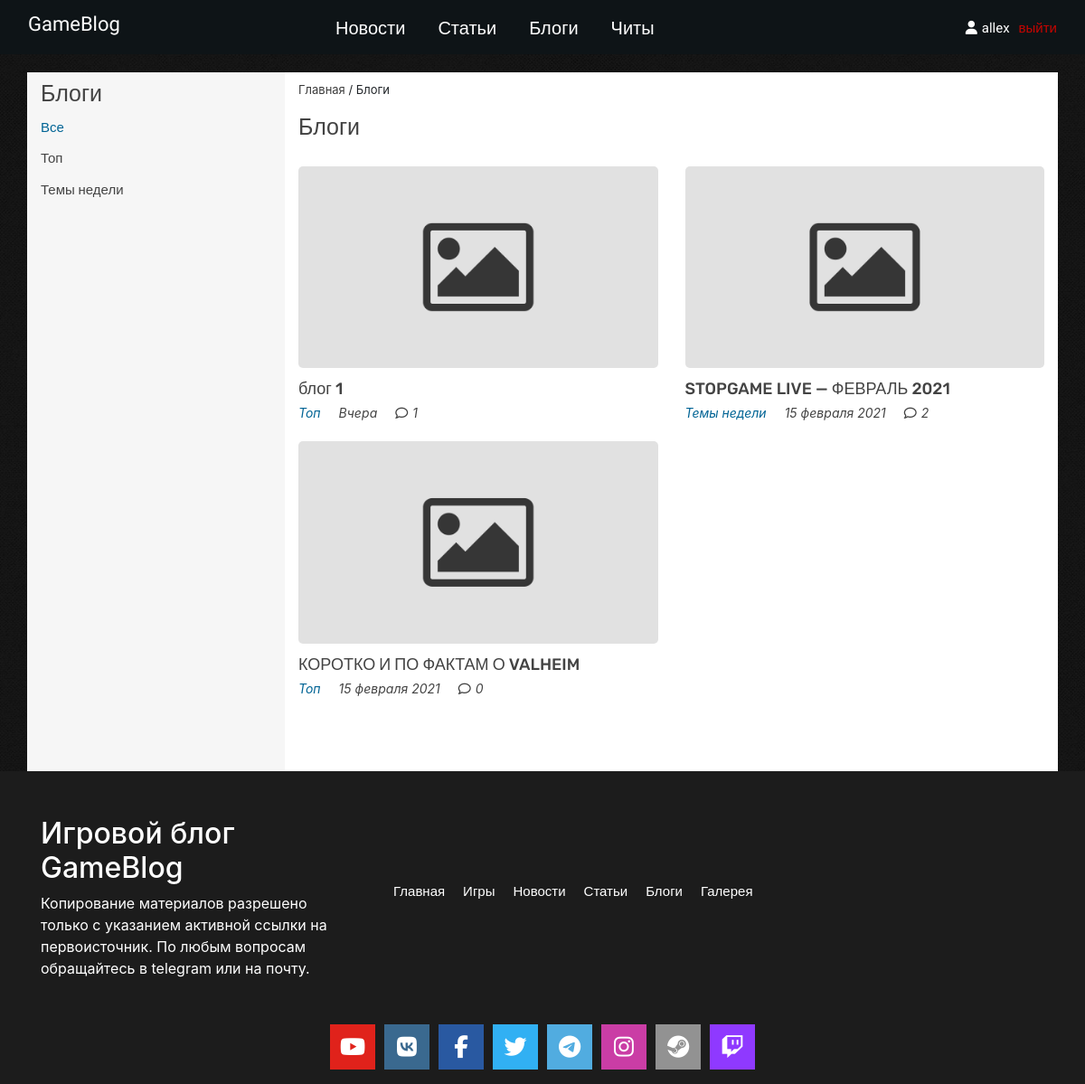
/blogs (signed in), run on the app's committed database.
### tables this page shows
CREATE TABLE `category` (
  `id` int(11) NOT NULL,
  `title` varchar(255) NOT NULL,
  `code` varchar(255) NOT NULL,
  `table_name` varchar(255) NOT NULL
);

CREATE TABLE `blogs` (
  `id` int(11) NOT NULL,
  `cat_id` int(11) NOT NULL,
  `title` varchar(255) NOT NULL,
  `description` text NOT NULL,
  `author` int(11) NOT NULL,
  `date` date NOT NULL,
  `image` varchar(255) NOT NULL,
  `meta_desc` text NOT NULL,
  `meta_keywords` text NOT NULL,
  `showSlider` int(11) NOT NULL DEFAULT 0
);

### public/index.php (called while the page is built, shortened)
<?php
$qStr = $_SERVER['QUERY_STRING'];
spl_autoload_register(function ($className){
    $className = ROOT .'/'. str_replace('\\', '/', $className) . '.php';
});
Router::dispatch($qStr);

### config/db.php (called while the page is built)
<?php
return [
    'dsn' => 'mysql:host=localhost;dbname=gameblog',
    'user' => 'root',
    'password' => 'root'
];

### app/controllers/BlogsController.php (called while the page is built, shortened)
<?php
class BlogsController extends AppController
{
    public function indexAction()
    {
        $blogs = new Blog();
        $page = isset($_GET['page']) ? (int)$_GET['page'] : 1;
        $perPage = 20;
        $total = $blogs->count();
        if ($total >= $perPage){
            $pagination = new Pagination($page, $perPage, $total);
            $start = $pagination->getStart();
            $allBlogs = $blogs->getAllLimit($start, $perPage);
        }
        else {
            $allBlogs = $blogs->getAll();
        }
        $allBlogs = $this->editNewDateArray($allBlogs);
        $categoryBlogs = $blogs->getCategory('category', 'blogs');
    }
}

### app/controllers/AppController.php (called while the page is built, shortened)
<?php
class AppController extends Controller
{
    private function setNewDate($date)
    {
        $newDate = date("j m Y", strtotime($date));
        $date_exp = explode(" ", $newDate);
        $month = [
            1 => 'января',
            2 => 'февраля',
            3 => 'марта',
            4 => 'апреля',
            5 => 'мая',
            6 => 'июня',
            7 => 'июля',
            8 => 'августа',
            9 => 'сентября',
            10 => 'октября',
            11 => 'ноября',
            12 => 'декабря'
        ];
        foreach ($month as $key => $value) {
            if ($key == intval($date_exp[1])) $month_name = $value;
        }
        if ($newDate == date("j m Y")) return 'Сегодня';
        elseif ($newDate == date("j m Y", strtotime('-1 day'))) return 'Вчера';
        else return $date_exp[0] .' '. $month_name .' '. $date_exp[2] ;
    }
    protected function editNewDateArray($array)
    {
        if (is_array($array)) {
            if (!empty($array)) {
                foreach ($array as $key => $new) {
                    $new['date'] = $this->setNewDate($new['date']);
                    $array[$key]['date'] = $new['date'];
                }
            }
        }
        return $array;
    }
}

### app/views/Blogs/index.php (the view, shortened to what this page needs)
<div class="container">
    <div class="row main-content-news">
        <div class="col-xs-12 col-sm-12 col-md-3 col-lg-3 sidebar">
            <span class="sidebar-title">Блоги</span>
            <div class="category-news">
                <ul class="category-news-list">
                    <li class="category-news_item"><a href="/blogs" class="active">Все</a></li>
                    <? foreach ($arrCategory as $category): ?>
                        <li class="category-news_item"><a href="/blogs/category/<?= $category['code'] ?>"><?= $category['title'] ?></a></li>
                    <? endforeach; ?>
                </ul>
            </div>
        </div>
        <div class="col-xs-12 col-sm-12 col-md-9 col-lg-9 article-news-content">
            <div class="block-breadcrumbs">
                <p class="wrapper_p"><a href="/">Главная</a> / Блоги</p>
            </div>
            <div class="article-news-title">
                <h1>Блоги</h1>
            </div>
            <div class="article-news">
                <div class="row">
                    <? if (!empty($allBlogs)): ?>
                        <? foreach ($allBlogs as $blog): ?>
                            <div class="col-xs-12 col-sm-12 col-md-6 col-lg-6 chit-post">
                                <a href="/blogs/detail/<?=$blog['num_id']?>">
                                    <? if(file_exists($_SERVER['DOCUMENT_ROOT'].PATH_IMAGE.'/'.$blog['image'])): ?>
                                        <img src="<?=PATH_IMAGE?>/<?=$blog['image']?>" class="chit-post__img" alt="<?=$blog['image']?>">
                                    <? else: ?>
                                        <img src="<?=NO_IMG?>" class="chit-post__img" alt="<?=$blog['image']?>">
                                    <? endif; ?>
                                    <div class="chit-post__name">
                                        <a href="/blogs/detail/<?=$blog['num_id']?>"><?= $blog['title'] ?></a>
                                    </div>
                                    <div class="chit-post__info">
                                        <div class="tags"><span><?=$blog['cat_title']?></span></div>
                                        <div class="day"><span><?= $blog['date'] ?></div>
                                        <div class="comments"><span><i class="fa fa-comment-o" aria-hidden="true"></i><?= $blog['comments'] ?></span></div>
                                    </div>
                                </a>
                            </div>
                        <? endforeach; ?>
                    <? else: ?>
                        <span class="no-records">Блогов еще нет. Но скоро появятся!</span>
                    <? endif; ?>
                </div>
            </div>
        </div>
    </div>
</div>

### public/css/style.css (style rules this page uses)
* { box-sizing: border-box; }
.active { color: #006495 !important; }
.blog_container { background: #171717 url(../images/bg.jpg) repeat top center; }
.main-content-news { margin-top: 20px; background: #fff; }
.sidebar { background: #f6f6f6; }
.sidebar .sidebar-title { display: block; margin-top: 5px; font-family: "Rubik", sans-serif; font-size: 25px; font-weight: 400; color: #434343; }
.sidebar .category-news-list { list-style: none; padding: 0; }
.sidebar .category-news-list .category-news_item { padding-top: 5px; padding-bottom: 5px; }
.sidebar .category-news-list .category-news_item a { font-family: "Roboto", sans-serif; font-size: 15px; font-weight: 500; color: #434343; position: relative; }
.sidebar .category-news-list .category-news_item a::before { content: ""; position: absolute; height: 2px; width: 100%; background: #006495; bottom: 0; margin-bottom: -2px; background: #006495; opacity: 0; transition: 0.5s ease; }
.article-news-content { background: #fff; }
.article-news-content .block-breadcrumbs { margin-top: 10px; margin-bottom: 10px; }
.article-news-content .block-breadcrumbs .wrapper_p { font-size: 13px; }
.article-news-content .block-breadcrumbs .wrapper_p a { color: #3b3b3b; }
.article-news-content .article-news-title h1 { font-size: 25px; font-family: "Rubik", sans-serif; color: #434343; }
.article-news-content .article-news { padding-bottom: 30px; }
.article-news-content .article-news .chit-post { margin-top: 20px; }
.article-news-content .article-news .chit-post__img { width: 100%; border-radius: 5px; }
.article-news-content .article-news .chit-post__name { margin-top: 10px; }
.article-news-content .article-news .chit-post__name a { font-family: "Rubik", sans-serif; font-size: 18px; color: #434343; font-weight: 500; }
.article-news-content .article-news .chit-post__info { display: flex; }
.article-news-content .article-news .chit-post__info .tags { margin-right: 10px; }
.article-news-content .article-news .chit-post__info .tags span { font-size: 14px; color: #006495; font-style: italic; }
.article-news-content .article-news .chit-post__info .day { margin-left: 10px; margin-right: 10px; }
.article-news-content .article-news .chit-post__info .day span { font-size: 14px; color: #434343; font-style: italic; }
.article-news-content .article-news .chit-post__info .comments { margin-left: 10px; }
.article-news-content .article-news .chit-post__info .comments span { font-size: 14px; color: #434343; font-style: italic; }
.article-news-content .article-news .chit-post__info .comments span .fa-comment-o { margin-right: 5px; }

### data on the page
category: title "Топ"
category: title "Темы недели"
blogs: title "блог 1", category.title "Топ", date "Вчера", comments "1"
blogs: title "STOPGAME LIVE — ФЕВРАЛЬ 2021", category.title "Темы недели", date "15 февраля 2021", id "2"
blogs: title "КОРОТКО И ПО ФАКТАМ О VALHEIM", category.title "Топ", date "15 февраля 2021", comments "0"

### other printed values
$_SESSION['user']['login'] "allex"
